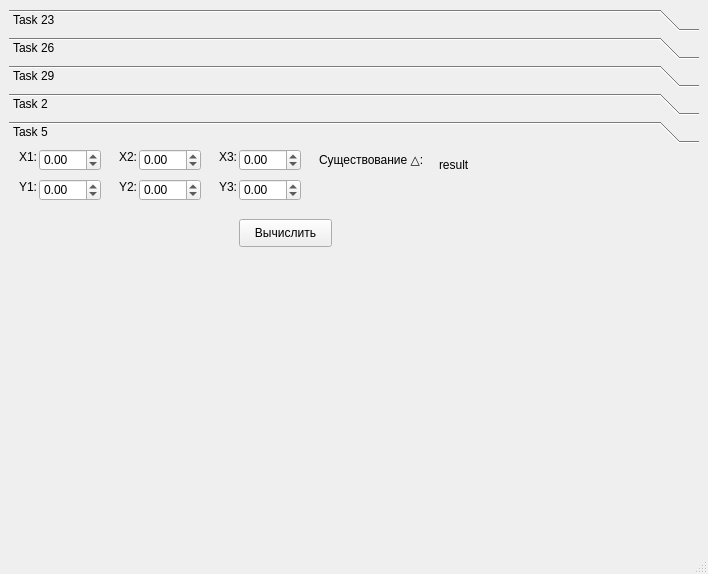
<?xml version="1.0" encoding="UTF-8"?>
<ui version="4.0">
 <class>MainWindow</class>
 <widget class="QMainWindow" name="MainWindow">
  <property name="geometry">
   <rect>
    <x>0</x>
    <y>0</y>
    <width>708</width>
    <height>574</height>
   </rect>
  </property>
  <property name="windowTitle">
   <string>ПКСС 1</string>
  </property>
  <widget class="QWidget" name="centralwidget">
   <layout class="QHBoxLayout" name="horizontalLayout">
    <item>
     <widget class="QToolBox" name="tool_box">
      <property name="currentIndex">
       <number>4</number>
      </property>
      <widget class="QWidget" name="task_23">
       <property name="geometry">
        <rect>
         <x>0</x>
         <y>0</y>
         <width>690</width>
         <height>380</height>
        </rect>
       </property>
       <attribute name="label">
        <string>Task 23</string>
       </attribute>
       <widget class="QDoubleSpinBox" name="task_23_x">
        <property name="geometry">
         <rect>
          <x>20</x>
          <y>20</y>
          <width>62</width>
          <height>22</height>
         </rect>
        </property>
        <property name="minimum">
         <double>-99.000000000000000</double>
        </property>
       </widget>
       <widget class="QLabel" name="label">
        <property name="geometry">
         <rect>
          <x>0</x>
          <y>20</y>
          <width>21</width>
          <height>16</height>
         </rect>
        </property>
        <property name="text">
         <string>X:</string>
        </property>
       </widget>
       <widget class="QLabel" name="label_2">
        <property name="geometry">
         <rect>
          <x>100</x>
          <y>20</y>
          <width>21</width>
          <height>16</height>
         </rect>
        </property>
        <property name="text">
         <string>Y:</string>
        </property>
       </widget>
       <widget class="QDoubleSpinBox" name="task_23_y">
        <property name="geometry">
         <rect>
          <x>120</x>
          <y>20</y>
          <width>62</width>
          <height>22</height>
         </rect>
        </property>
        <property name="minimum">
         <double>-99.000000000000000</double>
        </property>
       </widget>
       <widget class="QLabel" name="label_3">
        <property name="geometry">
         <rect>
          <x>200</x>
          <y>20</y>
          <width>71</width>
          <height>21</height>
         </rect>
        </property>
        <property name="text">
         <string>z=ln(x)-x/y</string>
        </property>
       </widget>
       <widget class="QLabel" name="task_23_z">
        <property name="geometry">
         <rect>
          <x>280</x>
          <y>20</y>
          <width>401</width>
          <height>16</height>
         </rect>
        </property>
        <property name="text">
         <string>result</string>
        </property>
       </widget>
       <widget class="QPushButton" name="task_23_button">
        <property name="geometry">
         <rect>
          <x>140</x>
          <y>60</y>
          <width>93</width>
          <height>28</height>
         </rect>
        </property>
        <property name="text">
         <string>Вычислить</string>
        </property>
       </widget>
      </widget>
      <widget class="QWidget" name="task_26">
       <property name="geometry">
        <rect>
         <x>0</x>
         <y>0</y>
         <width>690</width>
         <height>380</height>
        </rect>
       </property>
       <attribute name="label">
        <string>Task 26</string>
       </attribute>
       <widget class="QLabel" name="label_4">
        <property name="geometry">
         <rect>
          <x>210</x>
          <y>10</y>
          <width>81</width>
          <height>21</height>
         </rect>
        </property>
        <property name="text">
         <string>z=arcsin(x)-y</string>
        </property>
       </widget>
       <widget class="QDoubleSpinBox" name="task_26_x">
        <property name="geometry">
         <rect>
          <x>30</x>
          <y>10</y>
          <width>62</width>
          <height>22</height>
         </rect>
        </property>
        <property name="minimum">
         <double>-99.000000000000000</double>
        </property>
       </widget>
       <widget class="QLabel" name="label_5">
        <property name="geometry">
         <rect>
          <x>110</x>
          <y>10</y>
          <width>21</width>
          <height>16</height>
         </rect>
        </property>
        <property name="text">
         <string>Y:</string>
        </property>
       </widget>
       <widget class="QLabel" name="label_6">
        <property name="geometry">
         <rect>
          <x>10</x>
          <y>10</y>
          <width>21</width>
          <height>16</height>
         </rect>
        </property>
        <property name="text">
         <string>X:</string>
        </property>
       </widget>
       <widget class="QLabel" name="task_26_z">
        <property name="geometry">
         <rect>
          <x>300</x>
          <y>10</y>
          <width>381</width>
          <height>16</height>
         </rect>
        </property>
        <property name="text">
         <string>result</string>
        </property>
       </widget>
       <widget class="QDoubleSpinBox" name="task_26_y">
        <property name="geometry">
         <rect>
          <x>130</x>
          <y>10</y>
          <width>62</width>
          <height>22</height>
         </rect>
        </property>
        <property name="minimum">
         <double>-99.000000000000000</double>
        </property>
       </widget>
       <widget class="QPushButton" name="task_26_button">
        <property name="geometry">
         <rect>
          <x>150</x>
          <y>50</y>
          <width>93</width>
          <height>28</height>
         </rect>
        </property>
        <property name="text">
         <string>Вычислить</string>
        </property>
       </widget>
      </widget>
      <widget class="QWidget" name="task_29">
       <property name="geometry">
        <rect>
         <x>0</x>
         <y>0</y>
         <width>690</width>
         <height>380</height>
        </rect>
       </property>
       <attribute name="label">
        <string>Task 29</string>
       </attribute>
       <widget class="QLabel" name="label_7">
        <property name="geometry">
         <rect>
          <x>310</x>
          <y>0</y>
          <width>71</width>
          <height>21</height>
         </rect>
        </property>
        <property name="text">
         <string>Интервал:</string>
        </property>
       </widget>
       <widget class="QDoubleSpinBox" name="task_29_x">
        <property name="geometry">
         <rect>
          <x>30</x>
          <y>0</y>
          <width>62</width>
          <height>22</height>
         </rect>
        </property>
        <property name="minimum">
         <double>-99.000000000000000</double>
        </property>
       </widget>
       <widget class="QLabel" name="label_8">
        <property name="geometry">
         <rect>
          <x>110</x>
          <y>0</y>
          <width>21</width>
          <height>16</height>
         </rect>
        </property>
        <property name="text">
         <string>K1:</string>
        </property>
       </widget>
       <widget class="QLabel" name="label_9">
        <property name="geometry">
         <rect>
          <x>10</x>
          <y>0</y>
          <width>21</width>
          <height>16</height>
         </rect>
        </property>
        <property name="text">
         <string>X:</string>
        </property>
       </widget>
       <widget class="QLabel" name="task_29_z">
        <property name="geometry">
         <rect>
          <x>390</x>
          <y>0</y>
          <width>291</width>
          <height>16</height>
         </rect>
        </property>
        <property name="text">
         <string>result</string>
        </property>
       </widget>
       <widget class="QDoubleSpinBox" name="task_29_k1">
        <property name="geometry">
         <rect>
          <x>130</x>
          <y>0</y>
          <width>62</width>
          <height>22</height>
         </rect>
        </property>
        <property name="minimum">
         <double>-99.000000000000000</double>
        </property>
       </widget>
       <widget class="QDoubleSpinBox" name="task_29_k2">
        <property name="geometry">
         <rect>
          <x>230</x>
          <y>0</y>
          <width>62</width>
          <height>22</height>
         </rect>
        </property>
        <property name="minimum">
         <double>-99.000000000000000</double>
        </property>
       </widget>
       <widget class="QLabel" name="label_10">
        <property name="geometry">
         <rect>
          <x>210</x>
          <y>0</y>
          <width>21</width>
          <height>16</height>
         </rect>
        </property>
        <property name="text">
         <string>K2:</string>
        </property>
       </widget>
       <widget class="QPushButton" name="task_29_button">
        <property name="geometry">
         <rect>
          <x>210</x>
          <y>40</y>
          <width>93</width>
          <height>28</height>
         </rect>
        </property>
        <property name="text">
         <string>Вычислить</string>
        </property>
       </widget>
      </widget>
      <widget class="QWidget" name="task_2">
       <property name="geometry">
        <rect>
         <x>0</x>
         <y>0</y>
         <width>690</width>
         <height>380</height>
        </rect>
       </property>
       <attribute name="label">
        <string>Task 2</string>
       </attribute>
       <widget class="QDoubleSpinBox" name="task_2_x">
        <property name="geometry">
         <rect>
          <x>30</x>
          <y>0</y>
          <width>62</width>
          <height>22</height>
         </rect>
        </property>
        <property name="minimum">
         <double>-99.000000000000000</double>
        </property>
       </widget>
       <widget class="QDoubleSpinBox" name="task_2_y">
        <property name="geometry">
         <rect>
          <x>130</x>
          <y>0</y>
          <width>62</width>
          <height>22</height>
         </rect>
        </property>
        <property name="minimum">
         <double>-99.000000000000000</double>
        </property>
       </widget>
       <widget class="QLabel" name="label_11">
        <property name="geometry">
         <rect>
          <x>210</x>
          <y>0</y>
          <width>21</width>
          <height>16</height>
         </rect>
        </property>
        <property name="text">
         <string>Z:</string>
        </property>
       </widget>
       <widget class="QLabel" name="label_12">
        <property name="geometry">
         <rect>
          <x>310</x>
          <y>0</y>
          <width>31</width>
          <height>21</height>
         </rect>
        </property>
        <property name="text">
         <string>min:</string>
        </property>
       </widget>
       <widget class="QLabel" name="label_13">
        <property name="geometry">
         <rect>
          <x>110</x>
          <y>0</y>
          <width>21</width>
          <height>16</height>
         </rect>
        </property>
        <property name="text">
         <string>Y:</string>
        </property>
       </widget>
       <widget class="QDoubleSpinBox" name="task_2_z">
        <property name="geometry">
         <rect>
          <x>230</x>
          <y>0</y>
          <width>62</width>
          <height>22</height>
         </rect>
        </property>
        <property name="minimum">
         <double>-99.000000000000000</double>
        </property>
       </widget>
       <widget class="QLabel" name="task_2_min">
        <property name="geometry">
         <rect>
          <x>340</x>
          <y>0</y>
          <width>341</width>
          <height>16</height>
         </rect>
        </property>
        <property name="text">
         <string>result</string>
        </property>
       </widget>
       <widget class="QLabel" name="label_14">
        <property name="geometry">
         <rect>
          <x>10</x>
          <y>0</y>
          <width>21</width>
          <height>16</height>
         </rect>
        </property>
        <property name="text">
         <string>X:</string>
        </property>
       </widget>
       <widget class="QPushButton" name="task_2_button">
        <property name="geometry">
         <rect>
          <x>200</x>
          <y>40</y>
          <width>93</width>
          <height>28</height>
         </rect>
        </property>
        <property name="text">
         <string>Вычислить</string>
        </property>
       </widget>
      </widget>
      <widget class="QWidget" name="task_5">
       <property name="geometry">
        <rect>
         <x>0</x>
         <y>0</y>
         <width>690</width>
         <height>380</height>
        </rect>
       </property>
       <attribute name="label">
        <string>Task 5</string>
       </attribute>
       <widget class="QDoubleSpinBox" name="task_5_x1">
        <property name="geometry">
         <rect>
          <x>30</x>
          <y>0</y>
          <width>62</width>
          <height>22</height>
         </rect>
        </property>
        <property name="minimum">
         <double>-99.000000000000000</double>
        </property>
       </widget>
       <widget class="QDoubleSpinBox" name="task_5_x2">
        <property name="geometry">
         <rect>
          <x>130</x>
          <y>0</y>
          <width>62</width>
          <height>22</height>
         </rect>
        </property>
        <property name="minimum">
         <double>-99.000000000000000</double>
        </property>
       </widget>
       <widget class="QLabel" name="label_15">
        <property name="geometry">
         <rect>
          <x>210</x>
          <y>0</y>
          <width>21</width>
          <height>16</height>
         </rect>
        </property>
        <property name="text">
         <string>X3:</string>
        </property>
       </widget>
       <widget class="QLabel" name="label_16">
        <property name="geometry">
         <rect>
          <x>310</x>
          <y>0</y>
          <width>121</width>
          <height>21</height>
         </rect>
        </property>
        <property name="text">
         <string>Существование △:</string>
        </property>
       </widget>
       <widget class="QLabel" name="label_17">
        <property name="geometry">
         <rect>
          <x>110</x>
          <y>0</y>
          <width>21</width>
          <height>16</height>
         </rect>
        </property>
        <property name="text">
         <string>X2:</string>
        </property>
       </widget>
       <widget class="QDoubleSpinBox" name="task_5_x3">
        <property name="geometry">
         <rect>
          <x>230</x>
          <y>0</y>
          <width>62</width>
          <height>22</height>
         </rect>
        </property>
        <property name="minimum">
         <double>-99.000000000000000</double>
        </property>
       </widget>
       <widget class="QLabel" name="task_5_s">
        <property name="geometry">
         <rect>
          <x>430</x>
          <y>0</y>
          <width>251</width>
          <height>31</height>
         </rect>
        </property>
        <property name="text">
         <string>result</string>
        </property>
       </widget>
       <widget class="QLabel" name="label_18">
        <property name="geometry">
         <rect>
          <x>10</x>
          <y>0</y>
          <width>21</width>
          <height>16</height>
         </rect>
        </property>
        <property name="text">
         <string>X1:</string>
        </property>
       </widget>
       <widget class="QDoubleSpinBox" name="task_5_y3">
        <property name="geometry">
         <rect>
          <x>230</x>
          <y>30</y>
          <width>62</width>
          <height>22</height>
         </rect>
        </property>
        <property name="minimum">
         <double>-99.000000000000000</double>
        </property>
       </widget>
       <widget class="QDoubleSpinBox" name="task_5_y1">
        <property name="geometry">
         <rect>
          <x>30</x>
          <y>30</y>
          <width>62</width>
          <height>22</height>
         </rect>
        </property>
        <property name="minimum">
         <double>-99.000000000000000</double>
        </property>
       </widget>
       <widget class="QLabel" name="label_19">
        <property name="geometry">
         <rect>
          <x>110</x>
          <y>30</y>
          <width>21</width>
          <height>16</height>
         </rect>
        </property>
        <property name="text">
         <string>Y2:</string>
        </property>
       </widget>
       <widget class="QDoubleSpinBox" name="task_5_y2">
        <property name="geometry">
         <rect>
          <x>130</x>
          <y>30</y>
          <width>62</width>
          <height>22</height>
         </rect>
        </property>
        <property name="minimum">
         <double>-99.000000000000000</double>
        </property>
       </widget>
       <widget class="QLabel" name="label_20">
        <property name="geometry">
         <rect>
          <x>10</x>
          <y>30</y>
          <width>21</width>
          <height>16</height>
         </rect>
        </property>
        <property name="text">
         <string>Y1:</string>
        </property>
       </widget>
       <widget class="QLabel" name="label_21">
        <property name="geometry">
         <rect>
          <x>210</x>
          <y>30</y>
          <width>21</width>
          <height>16</height>
         </rect>
        </property>
        <property name="text">
         <string>Y3:</string>
        </property>
       </widget>
       <widget class="QPushButton" name="task_5_button">
        <property name="geometry">
         <rect>
          <x>230</x>
          <y>70</y>
          <width>93</width>
          <height>28</height>
         </rect>
        </property>
        <property name="text">
         <string>Вычислить</string>
        </property>
       </widget>
      </widget>
     </widget>
    </item>
   </layout>
  </widget>
  <widget class="QMenuBar" name="menubar">
   <property name="geometry">
    <rect>
     <x>0</x>
     <y>0</y>
     <width>708</width>
     <height>21</height>
    </rect>
   </property>
  </widget>
  <widget class="QStatusBar" name="statusbar"/>
 </widget>
 <resources/>
 <connections/>
</ui>
